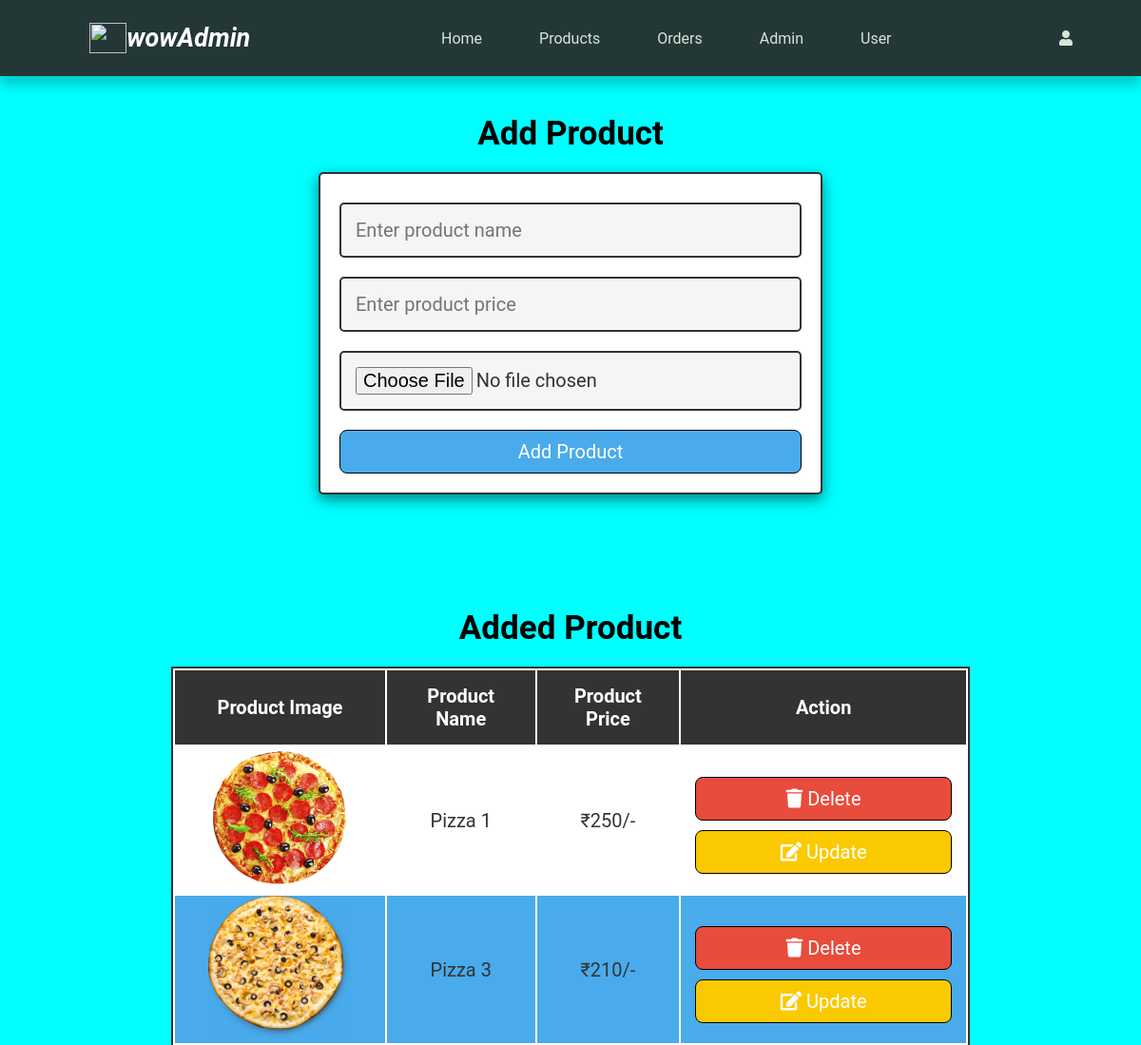
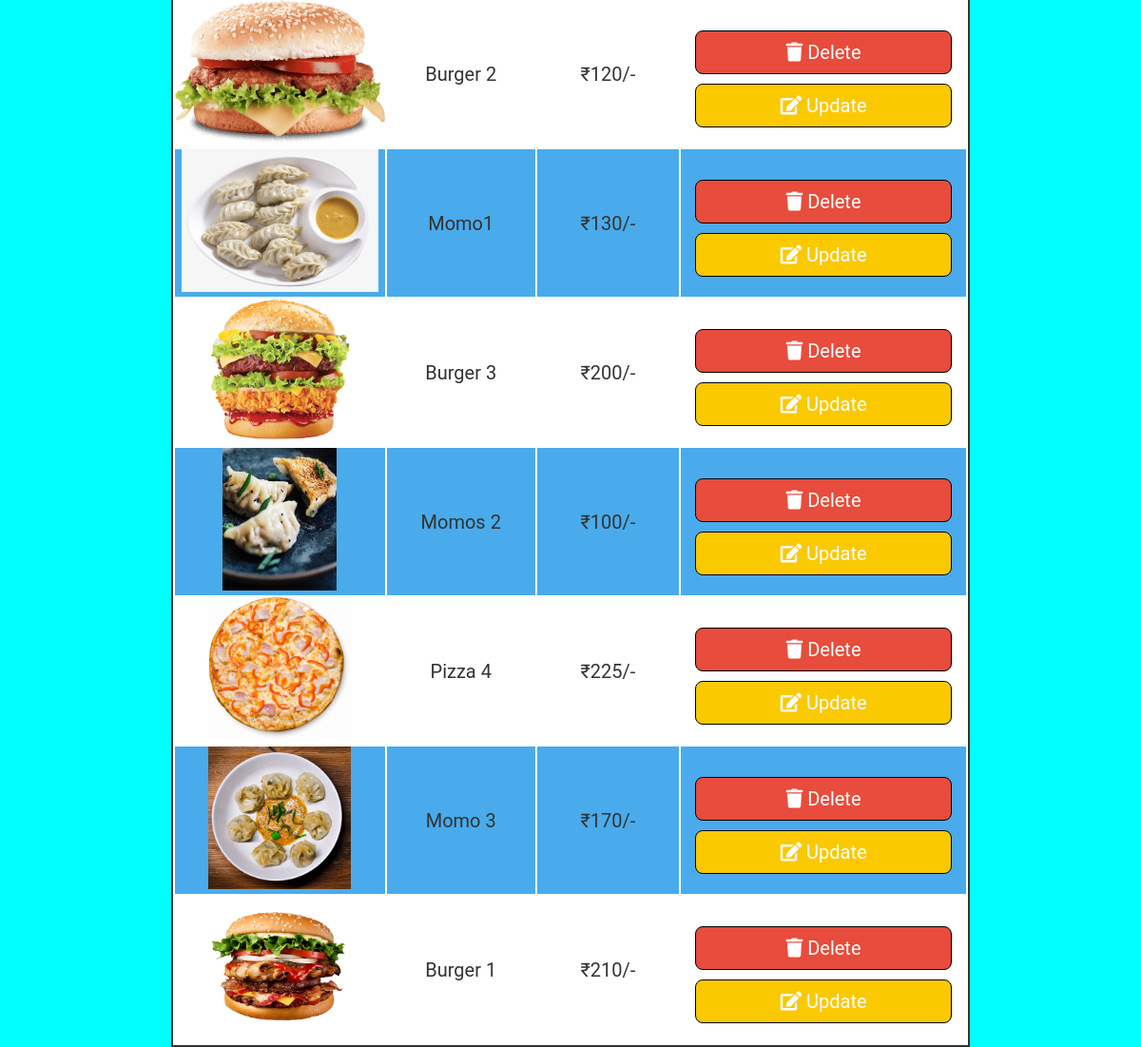
Screenshot of /admin/admin_product.php (signed in) with the database file from the repository (2 pictures, top to bottom).
### tables this page shows
CREATE TABLE `products` (
  `id` int(100) NOT NULL,
  `name` varchar(100) NOT NULL,
  `price` int(10) NOT NULL,
  `image` varchar(100) NOT NULL
);

### admin/admin_product.php (the view, shortened to what this page needs)
<?php
include('../config.php');
?>
<!DOCTYPE html>
<html lang="en">
<head>
<link rel="stylesheet" href="../css/admin.css">
   <link rel="stylesheet" href="https://pro.fontawesome.com/releases/v5.10.0/css/all.css">
<body>
    <?php
    include('../partials/admin_header.php');
    ?>
<section class="add-products">
   <h1 class="heading">add product</h1>
   <form action="" method="post" enctype="multipart/form-data">
      <input type="text" class="box" required maxlength="100" placeholder="Enter product name" name="name">
      <input type="number" min="0" class="box" required max="9999999999" placeholder="Enter product price" onkeypress="if(this.value.length == 10) return false;" name="price">
      <input type="file" name="image" accept="image/jpg, image/jpeg, image/png" class="box" required>
      <input type="submit" value="add product" class="btn" name="add_product">
   </form>
</section>
<section class="display-product-table">
<h1 class="heading">added product</h1>
   <table>
      <thead>
         <th>product image</th>
         <th>product name</th>
         <th>product price</th>
         <th>action</th>
      </thead>
      <tbody>
      <?php
      $select_products = $conn->prepare("SELECT * FROM `products`");
      $select_products->execute();
      if($select_products->rowCount() > 0){
         while($fetch_products = $select_products->fetch(PDO::FETCH_ASSOC)){
   ?>
         <tr>
            <td><img src="../uploaded_img/<?= $fetch_products['image']; ?>"  alt=""></td>
            <td><?= $fetch_products['name']; ?></td>
            <td>₹<?= $fetch_products['price']; ?>/-</td>
            <td>
               <a href="admin_product.php?delete=<?= $fetch_products['id']; ?>" class="delete-btn" onclick="return confirm('are your sure you want to delete this?');"> <i class="fas fa-trash"></i> delete </a>
               <a href="admin_product_update.php?update=<?= $fetch_products['id']; ?>" class="option-btn"> <i class="fas fa-edit"></i> update </a>
            </td>
         </tr>
         <?php
            };
            }else{
               echo "<div class='empty'>no product added</div>";
            };
         ?>
      </tbody>
   </table>
</section>
</body>
</html>

### css/admin.css (style rules this page uses)
* { box-sizing: border-box; margin: 0; padding: 0; font-family: 'Roboto', sans-serif; }
html { scroll-behavior: smooth; }
:root { --text: rgb(214, 230, 213); --texthover: rgb(228, 203, 156); --box-shadow:0 .5rem 1rem rgba(0,0,0,.1); }
body { background-color: cyan; }
.heading { text-align: center; margin: 20px 0; font-size: 35px; text-transform: capitalize; }
.delete-btn, .option-btn, .btn { display: inline-block; width: 100%; margin-top: 10px; border-radius: .5rem; padding:10px 25px; border: 1.5px solid black; font-size: 20px; cursor: pointer; text-decoration: none; color: white; text-transform: capitalize; text-align: center; transition: 0.2s all ease; }
.btn { background-color: #49abeb; }
.delete-btn { margin-top: 10px; background-color: #e74c3c; }
.option-btn { background-color: #fbc900; }
.add-products { padding: 100px; }
.add-products form { width: 530px; max-width: 1200px; margin:0 auto; background-color: #fff; border-radius: 5px; box-shadow: 0 5px 15px rgb(0 0 0 / 50%);; padding: 20px; border:2px solid #333; padding-top: 20px; }
.add-products form .box { width: 100%; padding:15px; font-size: 20px; color:#333; border-radius: 5px; border:2px solid #333; background-color: #f5f5f5; margin: 10px 0; }
.display-product-table table { border: 2px solid #333; background-color: #fff; text-transform: capitalize; margin: 0 auto ; width: 70%; text-align: center; }
.display-product-table table thead th { padding:15px; font-size: 20px; background-color: #333; color: #fff;; }
.display-product-table table td img { height: 150px; }
.display-product-table table td { padding:15px; font-size: 20px; color:#333; }
.display-product-table table td:first-child { padding:0; }
.display-product-table table tr:nth-child(even) { background-color: #49abeb; }

### rows the page displays
products: image (picture), name "Pizza 1", price "250"
products: image (picture), name "Pizza 3", price "210"
products: image (picture), name "Burger 2", price "120"
products: image (picture), name "Momo1", price "130"
products: image (picture), name "Burger 3", price "200"
products: image (picture), name "Momos 2", price "100"
products: image (picture), name "Pizza 4", price "225"
products: image (picture), name "Momo 3", price "170"
products: image (picture), name "Burger 1", price "210"
